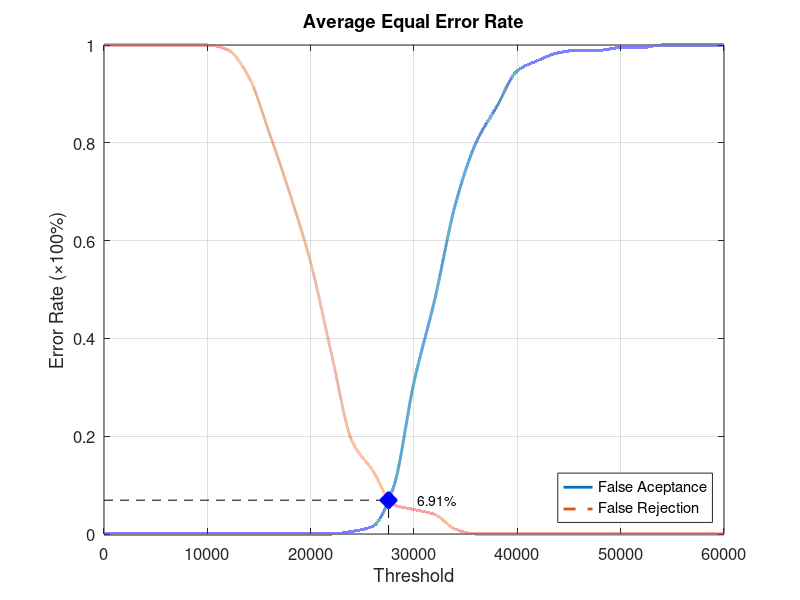
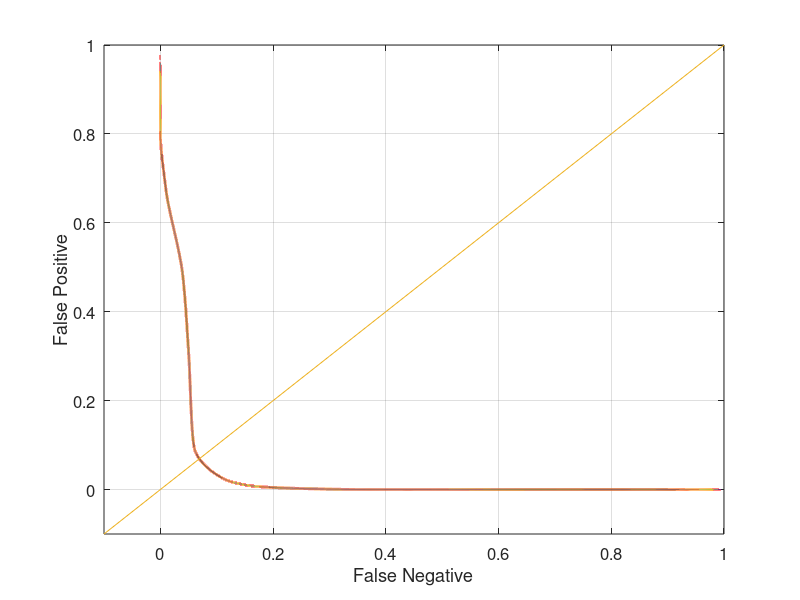

Write the MATLAB code that produced these figures, in order.
function yEER = Database3_4
close all;
clear;
clc;
x = 0:2000:60000;
xq = 0:0.5:60000;

y0 = [0 0 0 0 0 0 0 0 0 0 0 0 0.00526316 0.0157895 0.0947368 0.310526 0.478947 0.673684 0.8 0.873684 0.947368 0.968421 0.984211 0.989474 0.989474 0.994737 0.994737 1 1 1 1];
yy0 = interp1(x, y0, xq, 'pchip');
y1 = [1 1 1 1 1 1 0.99 0.935 0.82 0.695 0.555 0.37 0.19 0.13 0.06 0.05 0.04 0.01 0 0 0 0 0 0 0 0 0 0 0 0 0];
yy1 = interp1(x, y1, xq, 'pchip');

% Calculating EER: 
y2 = abs(y0 - y1);
find(y2 == min(y2))
yy2 = abs(yy0 - yy1);
xEER = find(yy2 == min(yy2));
xEERIndex = xq(xEER) % X-axis EER
yEER = yy0(xEER) % Y-axis EER

main = figure
plot(xq, yy0,'-','LineWidth', 2);	hold on
plot(xq, yy1,'--','LineWidth', 2);	hold on
plot([xEERIndex xEERIndex], [0 yEER], 'k--');	hold on
plot([0 xEERIndex], [yEER yEER], 'k--');	hold on
plot(xEERIndex, yEER, 'bx', 'LineWidth', 10);	hold on
text(xEERIndex + 10 * xEERIndex / 100, yEER, [num2str(round((10000 * yEER)) / 100) '%'])
legend('False Aceptance', 'False Rejection', 'Location', 'SouthEast')
xlabel('Threshold')
ylabel('Error Rate (\times100%)')
title('Average Equal Error Rate')
set(gca, 'FontSize', 12)
axis([0 60000 0 1])
grid on

print(main, 'Database3_4Main', '-dpng');
FNRxFPR = figure('Color', [1 1 1]);
plot(yy1, yy0, '-', yy1, yy0, 'LineWidth', 2);
hold on
y = -0.1:0.1:1
plot(y, y); 
set(gca, 'FontSize', 12)
xlabel('False Negative')
ylabel('False Positive')
axis([-0.1 1 -0.1 1])
set(gca, 'FontSize', 12)
grid on

print(FNRxFPR, 'Database3_4FNRxFPR','-dpng');
end
